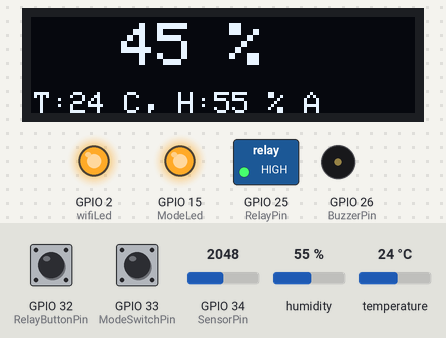
Bench run of a sketch on a simulated ESP32. Parts: 128×32 one-colour display, switched loads named in the sketch (green lamp = pin HIGH), output pins drawn as LEDs (lit = HIGH), buzzer (waves = sounding, pin HIGH). The inputs (shaded band) are chosen by the test bench; at power-on: GPIO 33 (ModeSwitchPin) HIGH, GPIO 32 (RelayButtonPin) HIGH, GPIO 34 (SensorPin) = 2048, humidity 55 %, temperature 24 °C. WiFi joins after 1.5 s; servers stay silent unless stated; uploads are accepted with an empty reply; what the sketch prints to the serial monitor is not drawn.

Above: at 4.7 s.
4.8 s: GPIO 33 (ModeSwitchPin) pulled LOW for 0.15 s
At 8.1 s:
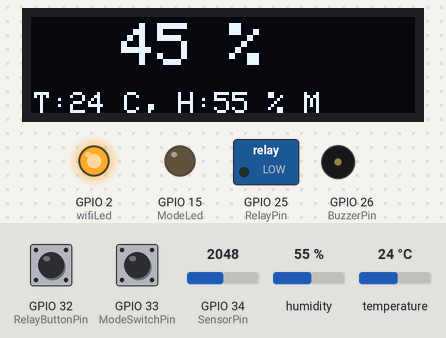
8.6 s: GPIO 32 (RelayButtonPin) pulled LOW for 0.15 s
At 9.4 s:
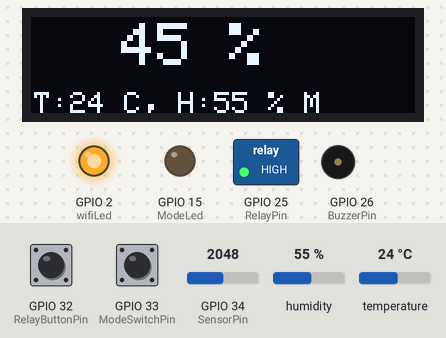
10.2 s: GPIO 33 (ModeSwitchPin) pulled LOW for 1 s
At 12.2 s:
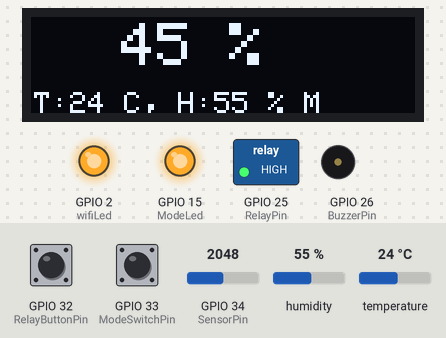
14.6 s: GPIO 34 (SensorPin) set to 1356
At 17.3 s:
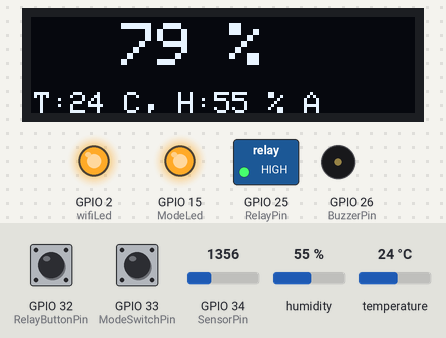
17.6 s: GPIO 34 (SensorPin) set to 1276
At 20.2 s:
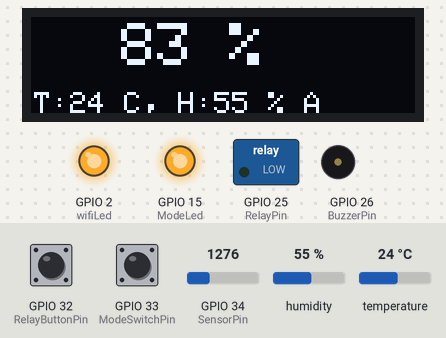
21.3 s: GPIO 34 (SensorPin) set to 2545
At 23.1 s:
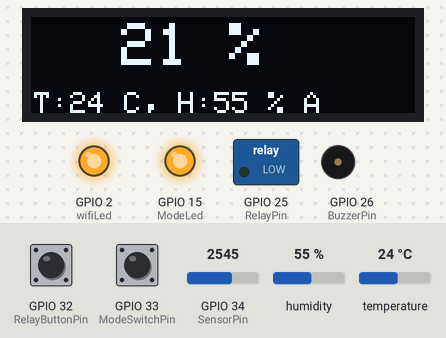
23.6 s: GPIO 34 (SensorPin) set to 2614
Timing chart, 0 to 27.4 s (numbered marks = the images above; inputs shaded):
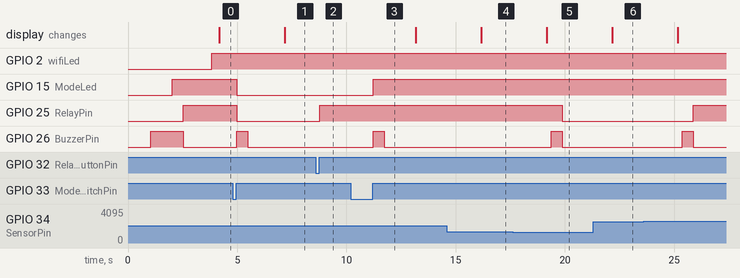

The sketch:

Code_ESP32_Blynk_Plant_Watering.ino
```cpp
// Blynk credentials
#define BLYNK_TEMPLATE_ID "TMPL2tYsKcpQI"
#define BLYNK_TEMPLATE_NAME "smart irrigation"
#define BLYNK_AUTH_TOKEN "qWKsH20v_m_yH_8b3XK0iptF-8i3R_em"

// WiFi credentials
// char ssid[] = "ghhh_plus";
// char pass[]= "whoareU@123";

// // PHP server URL
// String URL = "http://192.168.1.33/dht11_project/Add_data.php";


// // // Set password to "" for open networks.
// char ssid[] = "My Wifi"; //WiFi Name
// char pass[] = "A1234567*"; //WiFi Password
// // PHP server URL
// String URL = "http://192.168.43.188/dht11_project/Add_data.php";
// // Set password to "" for open networks.
// char ssid[] = "Ibrahim"; //WiFi Name
// char pass[] = "12345678901"; //WiFi Password
// // PHP server URL
// String URL = "http://172.20.10.6/dht11_project/Add_data.php";

char ssid[] = "Ahmed"; //WiFi Name
char pass[] = "Ahmed1234"; //WiFi Password
// PHP server URL
String URL = "http://192.168.137.35/dht11_project/Add_data.php";

// Moisture sensor thresholds
int wetSoilVal = 930;
int drySoilVal = 3000;
// Moisture in percentage = 100 – (Analog output * 100)
// int wetSoilVal = 0;
// int drySoilVal = 1023;

int moistPerLow = 20;
int moistPerHigh = 80;


#include <WiFi.h>
#include <HTTPClient.h>
#include <DHT.h>
#include <Adafruit_SSD1306.h>
#include <WiFiClient.h>
#include <BlynkSimpleEsp32.h>
#include <AceButton.h>

using namespace ace_button;

#define DHTPIN 5
#define SensorPin 34 // Soil moisture sensor pin

#define RelayPin 25  // Relay pin
#define wifiLed 2    // WiFi LED pin
#define RelayButtonPin 32 // Relay button pin
#define ModeSwitchPin 33  // Mode switch pin
#define BuzzerPin 26 // Buzzer pin
#define ModeLed 15 // Mode LED pin


// Uncomment whatever type you're using!
#define DHTTYPE DHT11     // DHT 11
//#define DHTTYPE DHT22   // DHT 22, AM2302, AM2321
//#define DHTTYPE DHT21   // DHT 21, AM2301

//Change the virtual pins according the rooms
#define VPIN_MoistPer    V1
#define VPIN_TEMPERATURE V2
#define VPIN_HUMIDITY    V3
#define VPIN_MODE_SWITCH V4
#define VPIN_RELAY       V5

// OLED display settings
#define SCREEN_WIDTH 128
#define SCREEN_HEIGHT 32
#define OLED_RESET -1
Adafruit_SSD1306 display(SCREEN_WIDTH, SCREEN_HEIGHT, &Wire, OLED_RESET);

int temperature1 = 0;
int humidity1 = 0;
int moisturePercentage = 0;
bool toggleRelay = LOW;
bool prevMode = true;
String currMode = "A";

char auth[] = BLYNK_AUTH_TOKEN;

ButtonConfig config1;
AceButton button1(&config1);
ButtonConfig config2;
AceButton button2(&config2);

void handleEvent1(AceButton*, uint8_t, uint8_t);
void handleEvent2(AceButton*, uint8_t, uint8_t);

BlynkTimer timer;
DHT dht(DHTPIN, DHTTYPE);

void checkBlynkStatus() {
  bool isconnected = Blynk.connected();
  if (!isconnected) {
    Serial.print("Blynk Not Connected ");
    digitalWrite(wifiLed, LOW);
  } else {
    digitalWrite(wifiLed, HIGH);
  }
}

BLYNK_CONNECTED() {
  Blynk.syncVirtual(VPIN_MoistPer);
  Blynk.syncVirtual(VPIN_RELAY);
  Blynk.syncVirtual(VPIN_TEMPERATURE);
  Blynk.syncVirtual(VPIN_HUMIDITY);
  Blynk.virtualWrite(VPIN_MODE_SWITCH, prevMode);
}

BLYNK_WRITE(VPIN_RELAY) {
  if (!prevMode) {
    toggleRelay = param.asInt();
    digitalWrite(RelayPin, toggleRelay);
  } else {
    Blynk.virtualWrite(VPIN_RELAY, toggleRelay);
  }
}

BLYNK_WRITE(VPIN_MODE_SWITCH) {
  if (prevMode != param.asInt()) {
    prevMode = param.asInt();
    currMode = prevMode ? "A" : "M";
    digitalWrite(ModeLed, prevMode);
    controlBuzzer(500);
    if (!prevMode && toggleRelay == HIGH) {
      digitalWrite(RelayPin, LOW);
      toggleRelay = LOW;
      Blynk.virtualWrite(VPIN_RELAY, toggleRelay);
    }
  }
}

void controlBuzzer(int duration) {
  digitalWrite(BuzzerPin, HIGH);
  delay(duration);
  digitalWrite(BuzzerPin, LOW);
}

void displayData(String line1, String line2) {
  display.clearDisplay();
  display.setTextSize(2);
  display.setCursor(30, 2);
  display.print(line1);
  display.setTextSize(1);
  display.setCursor(1, 25);
  display.print(line2);
  display.display();
}

void getMoisture() {
  int sensorVal = analogRead(SensorPin);
  if (sensorVal > (wetSoilVal - 100) && sensorVal < (drySoilVal + 100)) {
    moisturePercentage = map(sensorVal, drySoilVal, wetSoilVal, 0, 100);
    Serial.print("Moisture Percentage: ");
    Serial.print(moisturePercentage);
    Serial.println(" %");
  } else {
    Serial.println(sensorVal);
  }
  delay(100);
}

void getWeather() {
  float h = dht.readHumidity();
  float t = dht.readTemperature();
  if (isnan(h) || isnan(t)) {
    Serial.println("Failed to read from DHT sensor!");
    return;
  } else {
    humidity1 = int(h);
    temperature1 = int(t);
  }
}

void sendSensor() {
  getMoisture();
  getWeather();
  displayData(String(moisturePercentage) + " %", "T:" + String(temperature1) + " C, H:" + String(humidity1) + " % " + currMode);
  Blynk.virtualWrite(VPIN_MoistPer, moisturePercentage);
  Blynk.virtualWrite(VPIN_TEMPERATURE, temperature1);
  Blynk.virtualWrite(VPIN_HUMIDITY, humidity1);

  String postData = "temperature=" + String(temperature1) + "&humidity=" + String(humidity1)+ "&moisture=" + String(moisturePercentage);
  HTTPClient http;
  http.begin(URL);
  http.addHeader("Content-Type", "application/x-www-form-urlencoded");
  int httpCode = http.POST(postData);
  String payload = "";
  if (httpCode > 0) {
    if (httpCode == HTTP_CODE_OK) {
      payload = http.getString();
      Serial.println(payload);
    } else {
      Serial.printf("[HTTP] POST... code: %d\n", httpCode);
    }
  } else {
    Serial.printf("[HTTP] POST... failed, error: %s\n", http.errorToString(httpCode).c_str());
  }
  http.end();
}

void controlMoist() {
  if (prevMode) {
    if (moisturePercentage < moistPerLow) {
      if (toggleRelay == LOW) {
        controlBuzzer(500);
        digitalWrite(RelayPin, HIGH);
        toggleRelay = HIGH;
        Blynk.virtualWrite(VPIN_RELAY, toggleRelay);
        delay(1000);
      }
    }
    if (moisturePercentage > moistPerHigh) {
      if (toggleRelay == HIGH) {
        controlBuzzer(500);
        digitalWrite(RelayPin, LOW);
        toggleRelay = LOW;
        Blynk.virtualWrite(VPIN_RELAY, toggleRelay);
        delay(1000);
      }
    }
  } else {
    button1.check();
  }
}

void setup() {
  Serial.begin(115200);
  pinMode(RelayPin, OUTPUT);
  pinMode(wifiLed, OUTPUT);
  pinMode(ModeLed, OUTPUT);
  pinMode(BuzzerPin, OUTPUT);

  pinMode(RelayButtonPin, INPUT_PULLUP);
  pinMode(ModeSwitchPin, INPUT_PULLUP);

  digitalWrite(wifiLed, LOW);
  digitalWrite(ModeLed, LOW);
  digitalWrite(BuzzerPin, LOW);

  dht.begin();

  config1.setEventHandler(button1Handler);
  config2.setEventHandler(button2Handler);

  button1.init(RelayButtonPin);
  button2.init(ModeSwitchPin);

  if (!display.begin(SSD1306_SWITCHCAPVCC, 0x3C)) {
    Serial.println(F("SSD1306 allocation failed"));
    for (;;);
  }
  delay(1000);
  display.setTextSize(1);
  display.setTextColor(WHITE);
  display.clearDisplay();

  WiFi.begin(ssid, pass);
  timer.setInterval(2000L, checkBlynkStatus);
  timer.setInterval(3000L, sendSensor);
  Blynk.config(auth);
  controlBuzzer(1000);
  digitalWrite(ModeLed, prevMode);
}

void loop() {
  Blynk.run();
  timer.run();// Initiates SimpleTimer

  button2.check();
  controlMoist();
}

void button1Handler(AceButton* button, uint8_t eventType, uint8_t buttonState) {
  Serial.println("EVENT1");
  switch (eventType) {
    case AceButton::kEventReleased:
      digitalWrite(RelayPin, !digitalRead(RelayPin));
      toggleRelay = digitalRead(RelayPin);
      Blynk.virtualWrite(VPIN_RELAY, toggleRelay);
      break;
  }
}

void button2Handler(AceButton* button, uint8_t eventType, uint8_t buttonState) {
  Serial.println("EVENT2");
  switch (eventType) {
    case AceButton::kEventReleased:
      if (prevMode && toggleRelay == HIGH) {
        digitalWrite(RelayPin, LOW);
        toggleRelay = LOW;
        Blynk.virtualWrite(VPIN_RELAY, toggleRelay);
      }
      prevMode = !prevMode;
      currMode = prevMode ? "A" : "M";
      digitalWrite(ModeLed, prevMode);
      Blynk.virtualWrite(VPIN_MODE_SWITCH, prevMode);
      controlBuzzer(500);
      break;
  }
}
```

Measured:
- the behaviour switches between 1324 and 1323 on GPIO 34 (SensorPin) (found by bisection; images 4 and 5)
- after the input at 4.8 s, GPIO 15 (ModeLed), GPIO 25 (RelayPin): HIGH → LOW after 0.17 s; GPIO 26 (BuzzerPin): LOW → HIGH after 0.17 s, → LOW 0.50 s later; the display: changes after 2.4 s (image 1)
- after the input at 8.6 s, GPIO 25 (RelayPin): LOW → HIGH after 0.17 s
- after the input at 10.2 s, GPIO 15 (ModeLed): LOW → HIGH after 1.0 s; GPIO 26 (BuzzerPin): LOW → HIGH after 1.0 s, → LOW 0.50 s later
- after the input at 14.6 s, the display: changes after 1.6 s (image 4)
- after the input at 17.6 s, GPIO 25 (RelayPin): HIGH → LOW after 2.3 s; GPIO 26 (BuzzerPin): LOW → HIGH after 1.8 s, → LOW 0.50 s later; the display: changes after 1.6 s (image 5)
- after the input at 21.3 s, the display: changes after 0.87 s (image 6)
- after the input at 23.6 s, GPIO 25 (RelayPin): LOW → HIGH after 2.3 s; GPIO 26 (BuzzerPin): LOW → HIGH after 1.8 s, → LOW 0.50 s later
